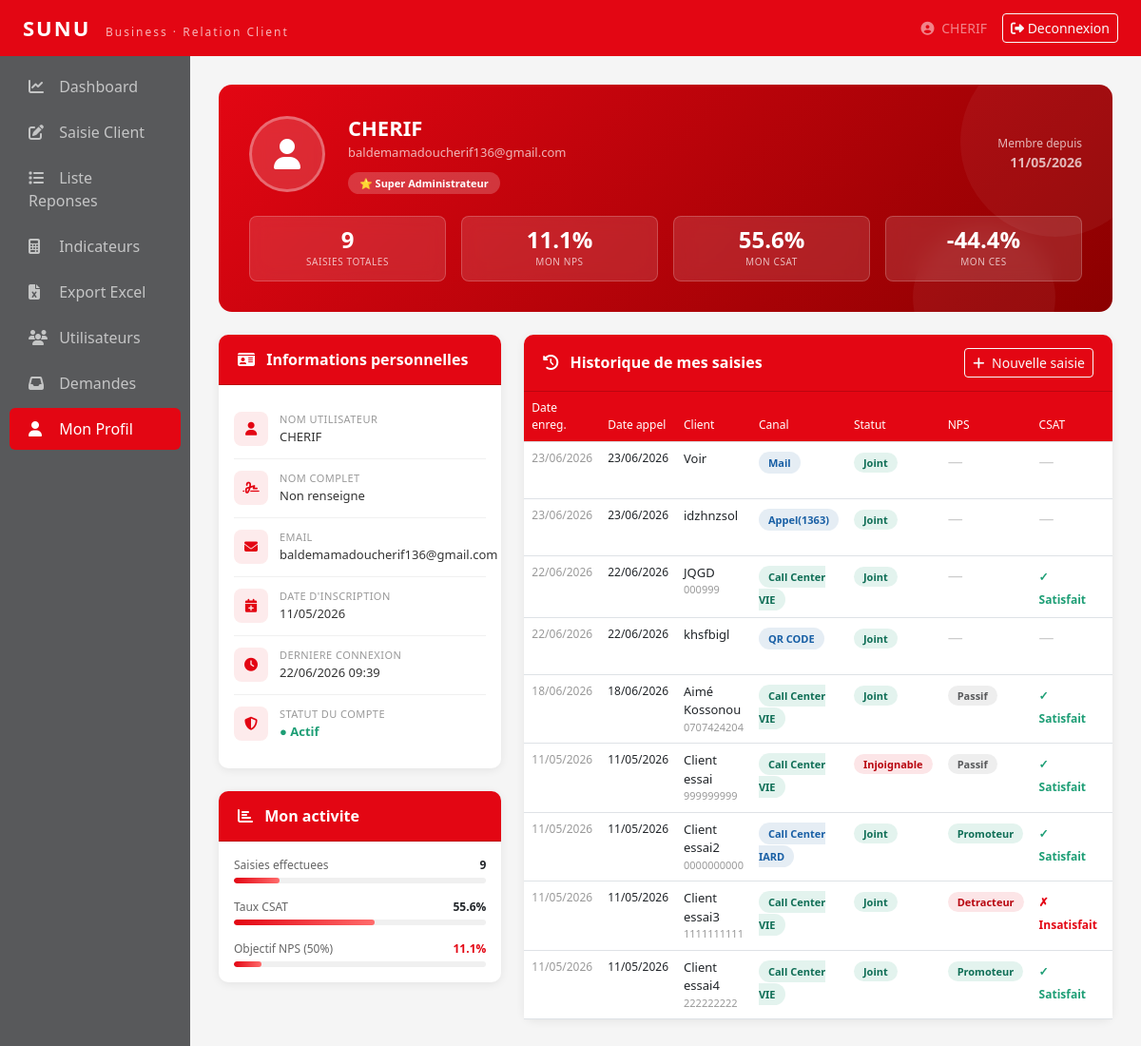
Before: /profil/ (signed in) with the older database file.
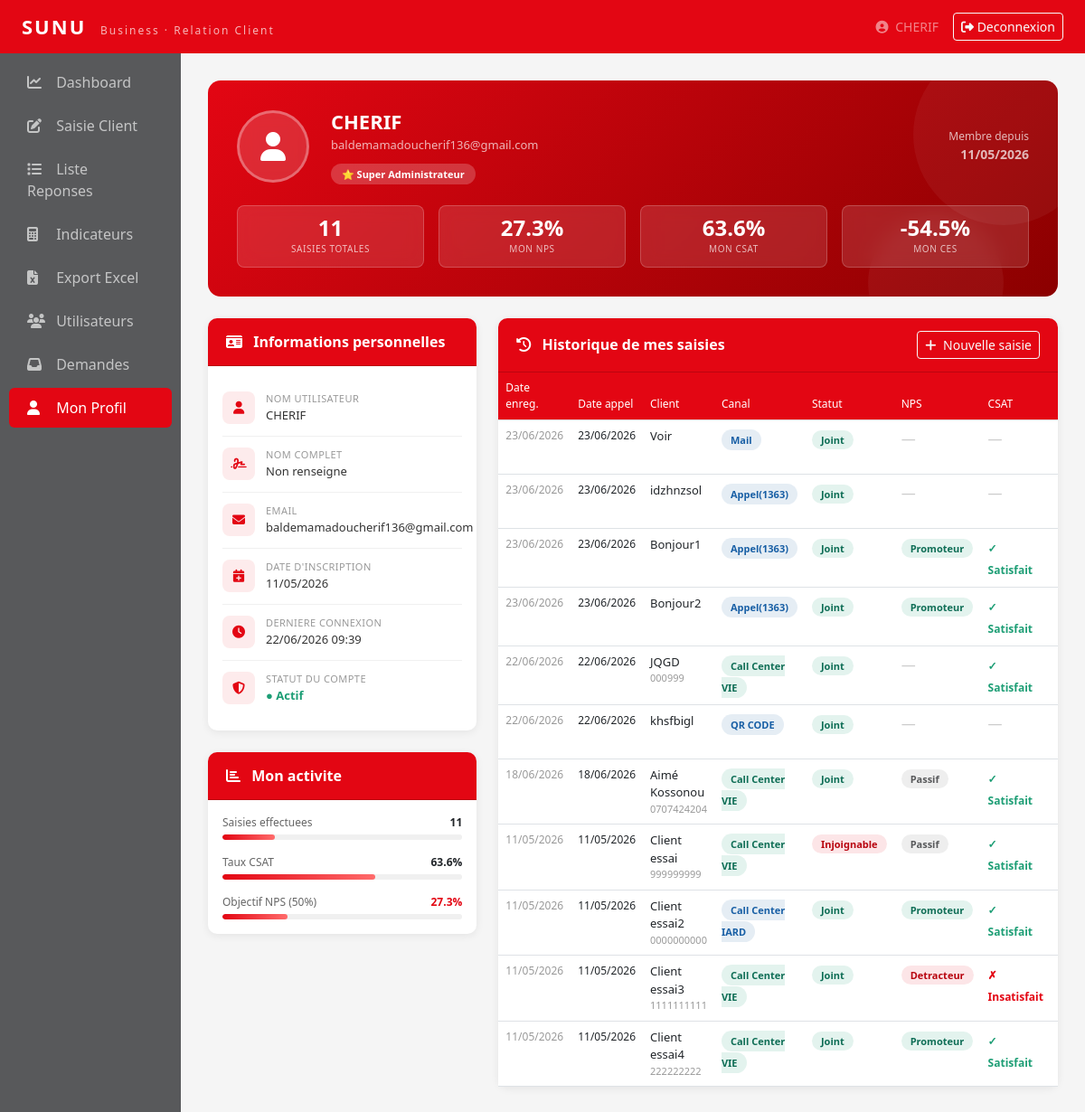
After: the same page with the newer database file.
### relation_client/models.py (models this page shows, shortened)
class ReponseClient(models.Model):
    CANAL_CHOICES = [('Call Center VIE','Call Center VIE'),('Call Center IARD','Call Center IARD'),('Espace Conseil VIE','Espace Conseil VIE')]
    CSAT_CHOICES = [('Satisfait','Satisfait'),('Insatisfait','Insatisfait')]
    CES_CHOICES = [('Effort faible','Effort faible'),('Effort modere','Effort modere'),('Effort eleve','Effort eleve')]
    STATUT_CHOICES = [('Joint','Joint'),('Injoignable','Injoignable'),('Pas de reponse','Pas de reponse')]
    NPS_CHOICES = [('Promoteur','Promoteur'),('Passif','Passif'),('Detracteur','Detracteur')]
    date_enregistrement = models.DateField()
    cc = models.ForeignKey(User, on_delete=models.CASCADE)
    nom_prenoms = models.CharField(max_length=100)
    contact = models.CharField(max_length=20)
    numero_police = models.CharField(max_length=50, blank=True, null=True)
    objet_visite = models.CharField(max_length=200, blank=True, null=True)
    canal = models.CharField(max_length=30, choices=CANAL_CHOICES)
    sous_canal = models.CharField(max_length=50, blank=True, null=True)
    date_appel = models.DateField()
    statut_appel = models.CharField(max_length=20, choices=STATUT_CHOICES)
    nps_score = models.IntegerField(blank=True, null=True)
    categorie_nps = models.CharField(max_length=20, choices=NPS_CHOICES, blank=True)
    csat = models.CharField(max_length=20, choices=CSAT_CHOICES, blank=True)
    ces = models.CharField(max_length=20, choices=CES_CHOICES, blank=True)
    motif_insatisfaction = models.TextField(blank=True, null=True)
    observations = models.TextField(blank=True, null=True)
    date_saisie = models.DateTimeField(auto_now_add=True)
    class Meta:
        verbose_name = 'Reponse Client'
        ordering = ['-date_appel']

### relation_client/views.py (the view)
# urls.py: path('profil/', views.profil, name='profil'),
@login_required(login_url='login')
def profil(request):
    mes_reponses = ReponseClient.objects.filter(cc=request.user).order_by('-date_appel')
    total = mes_reponses.count()
    def calc(qs):
        t = qs.count()
        if t == 0:
            return {'nps': 0, 'csat': 0, 'ces': 0, 'total': 0}
        promoteurs  = qs.filter(categorie_nps='Promoteur').count()
        detracteurs = qs.filter(categorie_nps='Detracteur').count()
        nps  = round((promoteurs/t*100) - (detracteurs/t*100), 1)
        csat = round(qs.filter(csat='Satisfait').count()/t*100, 1)
        eleve  = qs.filter(ces='Effort eleve').count()
        faible = qs.filter(ces='Effort faible').count()
        ces = round((eleve/t*100) - (faible/t*100), 1)
        return {'nps': nps, 'csat': csat, 'ces': ces, 'total': t}
    stats = calc(mes_reponses)
    context = {
        'mes_reponses': mes_reponses,
        'total': total,
        'stats': stats,
    }
    return render(request, 'relation_client/profil.html', context)

### relation_client/templates/relation_client/profil.html (shortened to what the changed rows need)
{% extends 'relation_client/base.html' %}
{% block content %}
<div class="profile-hero">
    <div class="row g-3">
        <div class="col">
            <div class="stat-pill">
                <div class="val">{{ total }}</div>
                <div class="lbl">Saisies totales</div>
            </div>
        </div>
        <div class="col">
            <div class="stat-pill">
                <div class="val">{{ stats.nps }}%</div>
                <div class="lbl">Mon NPS</div>
            </div>
        </div>
        <div class="col">
            <div class="stat-pill">
                <div class="val">{{ stats.csat }}%</div>
                <div class="lbl">Mon CSAT</div>
            </div>
        </div>
        <div class="col">
            <div class="stat-pill">
                <div class="val">{{ stats.ces }}%</div>
                <div class="lbl">Mon CES</div>
            </div>
        </div>
    </div>
</div>
<div class="row g-4">
    <div class="col-md-4">
        <div class="card">
            <div class="card-body">
                <div class="mb-3">
                    <div class="d-flex justify-content-between mb-1">
                        <span style="font-size:12px;color:#666">Saisies effectuees</span>
                        <span style="font-size:12px;font-weight:600">{{ total }}</span>
                    </div>
                </div>
                <div class="mb-3">
                    <div class="d-flex justify-content-between mb-1">
                        <span style="font-size:12px;color:#666">Taux CSAT</span>
                        <span style="font-size:12px;font-weight:600">{{ stats.csat }}%</span>
                    </div>
                    <div class="activity-bar">
                        <div class="activity-fill" style="width:{{ stats.csat }}%"></div>
                    </div>
                </div>
                <div>
                    <div class="d-flex justify-content-between mb-1">
                        <span style="font-size:12px;color:#666">Objectif NPS (50%)</span>
                        <span style="font-size:12px;font-weight:600;color:{% if stats.nps >= 50 %}#1D9E75{% else %}#E30613{% endif %}">
                            {{ stats.nps }}%
                        </span>
                    </div>
                    <div class="activity-bar">
                        <div class="activity-fill"
                             style="width:{% if stats.nps > 0 %}{{ stats.nps }}{% else %}0{% endif %}%;
                                    background:{% if stats.nps >= 50 %}linear-gradient(90deg,#1D9E75,#2ECC71){% else %}linear-gradient(90deg,#E30613,#FF6B6B){% endif %}">
                        </div>
                    </div>
                </div>
            </div>
        </div>
    </div>
    <div class="col-md-8">
        <div class="card">
            <div class="card-body p-0">
                <div class="table-responsive">
                    <table class="table table-hover mb-0">
                        <thead>
                            <tr>
                                <th>Date enreg.</th>
                                <th>Date appel</th>
                                <th>Client</th>
                                <th>Canal</th>
                                <th>Statut</th>
                                <th>NPS</th>
                                <th>CSAT</th>
                                <th>CES</th>
                            </tr>
                        </thead>
                        <tbody>
                            {% for r in mes_reponses %}
                            <tr>
                                <td style="font-size:12px;color:#999">
                                    {{ r.date_enregistrement|date:"d/m/Y" }}
                                </td>
                                <td style="font-size:12px">
                                    {{ r.date_appel|date:"d/m/Y" }}
                                </td>
                                <td>
                                    <div style="font-weight:500;font-size:13px">{{ r.nom_prenoms }}</div>
                                    <div style="font-size:11px;color:#999">{{ r.contact }}</div>
                                </td>
                                <td>
                                    <span style="background:{% if 'VIE' in r.canal %}rgba(29,158,117,0.12);color:#0F6E56{% else %}rgba(46,109,164,0.12);color:#185FA5{% endif %};padding:4px 10px;border-radius:20px;font-size:11px;font-weight:600">
                                        {{ r.canal }}
                                    </span>
                                </td>
                                <td>
                                    {% if r.statut_appel == 'Joint' %}
                                        <span style="background:rgba(29,158,117,0.12);color:#0F6E56;padding:3px 10px;border-radius:20px;font-size:11px;font-weight:600">Joint</span>
                                    {% elif r.statut_appel == 'Injoignable' %}
                                        <span style="background:rgba(227,6,19,0.10);color:#B8050F;padding:3px 10px;border-radius:20px;font-size:11px;font-weight:600">Injoignable</span>
                                    {% else %}
                                        <span style="background:rgba(255,193,7,0.15);color:#856404;padding:3px 10px;border-radius:20px;font-size:11px;font-weight:600">Pas de rep.</span>
                                    {% endif %}
                                </td>
                                <td>
                                    {% if r.categorie_nps == 'Promoteur' %}
                                        <span class="badge-nps-p">Promoteur</span>
                                    {% elif r.categorie_nps == 'Passif' %}
                                        <span class="badge-nps-n">Passif</span>
                                    {% elif r.categorie_nps == 'Detracteur' %}
                                        <span class="badge-nps-d">Detracteur</span>
                                    {% else %}
                                        <span style="color:#ccc">—</span>
                                    {% endif %}
                                </td>
                                <td>
                                    {% if r.csat == 'Satisfait' %}
                                        <span style="color:#1D9E75;font-weight:600;font-size:12px">✓ Satisfait</span>
                                    {% elif r.csat == 'Insatisfait' %}
                                        <span style="color:#E30613;font-weight:600;font-size:12px">✗ Insatisfait</span>
                                    {% else %}
                                        <span style="color:#ccc">—</span>
                                    {% endif %}
                                </td>
                                <td style="font-size:12px;font-weight:500">
                                </td>
                            </tr>
                            {% endfor %}
                        </tbody>
                    </table>
                </div>
            </div>
        </div>
    </div>
</div>
{% endblock %}

Changed rows visible on the page:
added ReponseClient: date_enregistrement "23/06/2026", date_appel "23/06/2026", nom_prenoms "Bonjour1", canal "Appel(1363)", statut_appel "Joint", categorie_nps "Promoteur", csat "✓ Satisfait"
added ReponseClient: date_enregistrement "23/06/2026", date_appel "23/06/2026", nom_prenoms "Bonjour2", canal "Appel(1363)", statut_appel "Joint", categorie_nps "Promoteur", csat "✓ Satisfait"
Other visible differences:
{{ total }}: "9" → "11"
{{ stats.nps }}: "11.1" → "27.3"
{{ stats.csat }}: "55.6" → "63.6"
{{ stats.ces }}: "-44.4" → "-54.5"
{{ stats.csat }}: 55.6 → 63.6 (drawn)
{{ stats.nps }}: 11.1 → 27.3 (drawn)
